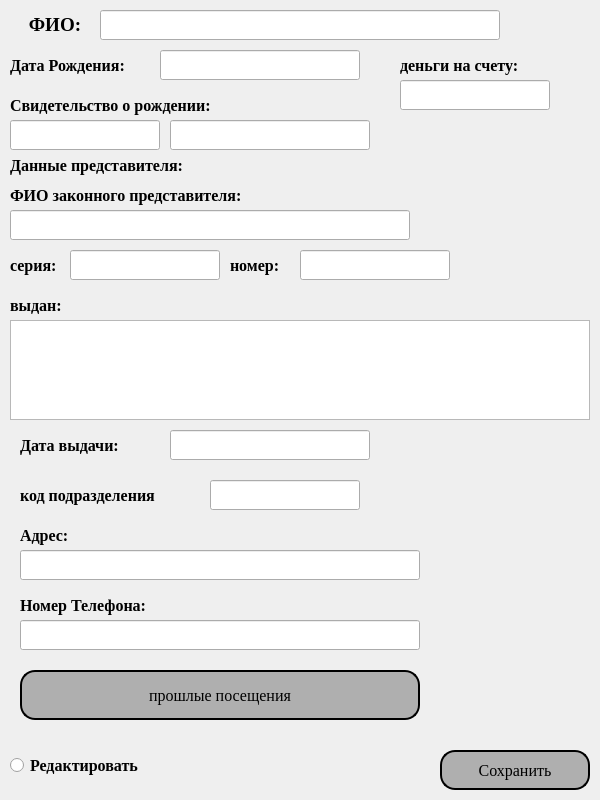
<?xml version="1.0" encoding="UTF-8"?>
<ui version="4.0">
 <class>Form</class>
 <widget class="QWidget" name="Form">
  <property name="geometry">
   <rect>
    <x>0</x>
    <y>0</y>
    <width>600</width>
    <height>800</height>
   </rect>
  </property>
  <property name="windowTitle">
   <string>Form</string>
  </property>
  <widget class="QLineEdit" name="ledit_FIO">
   <property name="geometry">
    <rect>
     <x>100</x>
     <y>10</y>
     <width>400</width>
     <height>30</height>
    </rect>
   </property>
   <property name="font">
    <font>
     <family>Times New Roman</family>
     <pointsize>12</pointsize>
    </font>
   </property>
   <property name="text">
    <string/>
   </property>
   <property name="dragEnabled">
    <bool>false</bool>
   </property>
   <property name="readOnly">
    <bool>false</bool>
   </property>
  </widget>
  <widget class="QLineEdit" name="birthday_ledit">
   <property name="geometry">
    <rect>
     <x>160</x>
     <y>50</y>
     <width>200</width>
     <height>30</height>
    </rect>
   </property>
   <property name="font">
    <font>
     <family>Times New Roman</family>
     <pointsize>12</pointsize>
    </font>
   </property>
  </widget>
  <widget class="QLabel" name="label">
   <property name="geometry">
    <rect>
     <x>10</x>
     <y>10</y>
     <width>90</width>
     <height>30</height>
    </rect>
   </property>
   <property name="font">
    <font>
     <family>Times New Roman</family>
     <pointsize>14</pointsize>
     <weight>75</weight>
     <bold>true</bold>
    </font>
   </property>
   <property name="text">
    <string>ФИО:</string>
   </property>
   <property name="alignment">
    <set>Qt::AlignCenter</set>
   </property>
  </widget>
  <widget class="QLabel" name="label_2">
   <property name="geometry">
    <rect>
     <x>10</x>
     <y>50</y>
     <width>150</width>
     <height>30</height>
    </rect>
   </property>
   <property name="font">
    <font>
     <family>Times New Roman</family>
     <pointsize>12</pointsize>
     <weight>75</weight>
     <bold>true</bold>
    </font>
   </property>
   <property name="text">
    <string>Дата Рождения:</string>
   </property>
  </widget>
  <widget class="QLabel" name="label_3">
   <property name="geometry">
    <rect>
     <x>10</x>
     <y>90</y>
     <width>300</width>
     <height>30</height>
    </rect>
   </property>
   <property name="font">
    <font>
     <family>Times New Roman</family>
     <pointsize>12</pointsize>
     <weight>75</weight>
     <bold>true</bold>
    </font>
   </property>
   <property name="text">
    <string>Свидетельство о рождении:</string>
   </property>
  </widget>
  <widget class="QLineEdit" name="ledit_parents_FIO">
   <property name="geometry">
    <rect>
     <x>10</x>
     <y>210</y>
     <width>400</width>
     <height>30</height>
    </rect>
   </property>
   <property name="font">
    <font>
     <family>Times New Roman</family>
     <pointsize>12</pointsize>
    </font>
   </property>
   <property name="text">
    <string/>
   </property>
  </widget>
  <widget class="QLabel" name="label_4">
   <property name="geometry">
    <rect>
     <x>10</x>
     <y>180</y>
     <width>300</width>
     <height>30</height>
    </rect>
   </property>
   <property name="font">
    <font>
     <family>Times New Roman</family>
     <pointsize>12</pointsize>
     <weight>75</weight>
     <bold>true</bold>
    </font>
   </property>
   <property name="text">
    <string>ФИО законного представителя:</string>
   </property>
  </widget>
  <widget class="QRadioButton" name="redactor_rbtn">
   <property name="geometry">
    <rect>
     <x>10</x>
     <y>740</y>
     <width>300</width>
     <height>50</height>
    </rect>
   </property>
   <property name="font">
    <font>
     <family>Times New Roman</family>
     <pointsize>12</pointsize>
     <weight>75</weight>
     <bold>true</bold>
    </font>
   </property>
   <property name="text">
    <string>Редактировать</string>
   </property>
  </widget>
  <widget class="QLabel" name="label_5">
   <property name="geometry">
    <rect>
     <x>20</x>
     <y>520</y>
     <width>300</width>
     <height>30</height>
    </rect>
   </property>
   <property name="font">
    <font>
     <family>Times New Roman</family>
     <pointsize>12</pointsize>
     <weight>75</weight>
     <bold>true</bold>
    </font>
   </property>
   <property name="text">
    <string>Адрес:</string>
   </property>
  </widget>
  <widget class="QLineEdit" name="ledit_address">
   <property name="geometry">
    <rect>
     <x>20</x>
     <y>550</y>
     <width>400</width>
     <height>30</height>
    </rect>
   </property>
   <property name="font">
    <font>
     <family>Times New Roman</family>
     <pointsize>12</pointsize>
    </font>
   </property>
   <property name="text">
    <string/>
   </property>
  </widget>
  <widget class="QLabel" name="label_6">
   <property name="geometry">
    <rect>
     <x>20</x>
     <y>590</y>
     <width>300</width>
     <height>30</height>
    </rect>
   </property>
   <property name="font">
    <font>
     <family>Times New Roman</family>
     <pointsize>12</pointsize>
     <weight>75</weight>
     <bold>true</bold>
    </font>
   </property>
   <property name="text">
    <string>Номер Телефона:</string>
   </property>
  </widget>
  <widget class="QLineEdit" name="ledit_phoneNumb">
   <property name="geometry">
    <rect>
     <x>20</x>
     <y>620</y>
     <width>400</width>
     <height>30</height>
    </rect>
   </property>
   <property name="font">
    <font>
     <family>Times New Roman</family>
     <pointsize>12</pointsize>
    </font>
   </property>
   <property name="text">
    <string/>
   </property>
  </widget>
  <widget class="QPushButton" name="SaveInfoBtn">
   <property name="geometry">
    <rect>
     <x>440</x>
     <y>750</y>
     <width>150</width>
     <height>40</height>
    </rect>
   </property>
   <property name="font">
    <font>
     <family>Times New Roman</family>
     <pointsize>12</pointsize>
    </font>
   </property>
   <property name="styleSheet">
    <string notr="true">background-color:rgb(175, 175, 175);
border-radius: 15px;
border-color: black;
border-style: outset;
border-width: 2px;
border-radius: 15px;</string>
   </property>
   <property name="text">
    <string>Сохранить</string>
   </property>
  </widget>
  <widget class="QLineEdit" name="birthCertificateText1">
   <property name="geometry">
    <rect>
     <x>10</x>
     <y>120</y>
     <width>150</width>
     <height>30</height>
    </rect>
   </property>
   <property name="font">
    <font>
     <family>Times New Roman</family>
     <pointsize>12</pointsize>
     <weight>50</weight>
     <bold>false</bold>
    </font>
   </property>
  </widget>
  <widget class="QLineEdit" name="birthCertificateText2">
   <property name="geometry">
    <rect>
     <x>170</x>
     <y>120</y>
     <width>200</width>
     <height>30</height>
    </rect>
   </property>
   <property name="font">
    <font>
     <family>Times New Roman</family>
     <pointsize>12</pointsize>
     <weight>50</weight>
     <bold>false</bold>
    </font>
   </property>
  </widget>
  <widget class="QLabel" name="label_7">
   <property name="geometry">
    <rect>
     <x>10</x>
     <y>150</y>
     <width>300</width>
     <height>30</height>
    </rect>
   </property>
   <property name="font">
    <font>
     <family>Times New Roman</family>
     <pointsize>12</pointsize>
     <weight>75</weight>
     <bold>true</bold>
    </font>
   </property>
   <property name="text">
    <string>Данные представителя:</string>
   </property>
  </widget>
  <widget class="QLabel" name="label_8">
   <property name="geometry">
    <rect>
     <x>10</x>
     <y>250</y>
     <width>60</width>
     <height>30</height>
    </rect>
   </property>
   <property name="font">
    <font>
     <family>Times New Roman</family>
     <pointsize>12</pointsize>
     <weight>75</weight>
     <bold>true</bold>
    </font>
   </property>
   <property name="text">
    <string>серия:</string>
   </property>
  </widget>
  <widget class="QLineEdit" name="PasportSeria">
   <property name="geometry">
    <rect>
     <x>70</x>
     <y>250</y>
     <width>150</width>
     <height>30</height>
    </rect>
   </property>
   <property name="font">
    <font>
     <family>Times New Roman</family>
     <pointsize>12</pointsize>
    </font>
   </property>
  </widget>
  <widget class="QLabel" name="label_9">
   <property name="geometry">
    <rect>
     <x>230</x>
     <y>250</y>
     <width>75</width>
     <height>30</height>
    </rect>
   </property>
   <property name="font">
    <font>
     <family>Times New Roman</family>
     <pointsize>12</pointsize>
     <weight>75</weight>
     <bold>true</bold>
    </font>
   </property>
   <property name="text">
    <string>номер:</string>
   </property>
  </widget>
  <widget class="QLineEdit" name="PasportNumb">
   <property name="geometry">
    <rect>
     <x>300</x>
     <y>250</y>
     <width>150</width>
     <height>30</height>
    </rect>
   </property>
   <property name="font">
    <font>
     <family>Times New Roman</family>
     <pointsize>12</pointsize>
    </font>
   </property>
  </widget>
  <widget class="QLabel" name="label_10">
   <property name="geometry">
    <rect>
     <x>10</x>
     <y>290</y>
     <width>75</width>
     <height>30</height>
    </rect>
   </property>
   <property name="font">
    <font>
     <family>Times New Roman</family>
     <pointsize>12</pointsize>
     <weight>75</weight>
     <bold>true</bold>
    </font>
   </property>
   <property name="text">
    <string>выдан:</string>
   </property>
  </widget>
  <widget class="QTextEdit" name="whereGot">
   <property name="geometry">
    <rect>
     <x>10</x>
     <y>320</y>
     <width>580</width>
     <height>100</height>
    </rect>
   </property>
   <property name="font">
    <font>
     <family>Times New Roman</family>
     <pointsize>12</pointsize>
     <weight>75</weight>
     <bold>true</bold>
    </font>
   </property>
  </widget>
  <widget class="QLabel" name="label_11">
   <property name="geometry">
    <rect>
     <x>20</x>
     <y>430</y>
     <width>150</width>
     <height>30</height>
    </rect>
   </property>
   <property name="font">
    <font>
     <family>Times New Roman</family>
     <pointsize>12</pointsize>
     <weight>75</weight>
     <bold>true</bold>
    </font>
   </property>
   <property name="text">
    <string>Дата выдачи:</string>
   </property>
  </widget>
  <widget class="QLineEdit" name="gettingData">
   <property name="geometry">
    <rect>
     <x>170</x>
     <y>430</y>
     <width>200</width>
     <height>30</height>
    </rect>
   </property>
   <property name="font">
    <font>
     <family>Times New Roman</family>
     <pointsize>12</pointsize>
    </font>
   </property>
  </widget>
  <widget class="QLineEdit" name="sectionPoz">
   <property name="geometry">
    <rect>
     <x>210</x>
     <y>480</y>
     <width>150</width>
     <height>30</height>
    </rect>
   </property>
   <property name="font">
    <font>
     <family>Times New Roman</family>
     <pointsize>12</pointsize>
    </font>
   </property>
  </widget>
  <widget class="QLabel" name="label_12">
   <property name="geometry">
    <rect>
     <x>20</x>
     <y>480</y>
     <width>200</width>
     <height>30</height>
    </rect>
   </property>
   <property name="font">
    <font>
     <family>Times New Roman</family>
     <pointsize>12</pointsize>
     <weight>75</weight>
     <bold>true</bold>
    </font>
   </property>
   <property name="text">
    <string>код подразделения</string>
   </property>
  </widget>
  <widget class="QPushButton" name="btn_seances">
   <property name="geometry">
    <rect>
     <x>20</x>
     <y>670</y>
     <width>400</width>
     <height>50</height>
    </rect>
   </property>
   <property name="font">
    <font>
     <family>Times New Roman</family>
     <pointsize>12</pointsize>
    </font>
   </property>
   <property name="styleSheet">
    <string notr="true">background-color:rgb(175, 175, 175);
border-radius: 15px;
border-color: black;
border-style: outset;
border-width: 2px;
border-radius: 15px;</string>
   </property>
   <property name="text">
    <string>прошлые посещения</string>
   </property>
  </widget>
  <widget class="QLabel" name="label_13">
   <property name="geometry">
    <rect>
     <x>400</x>
     <y>50</y>
     <width>150</width>
     <height>30</height>
    </rect>
   </property>
   <property name="font">
    <font>
     <family>Times New Roman</family>
     <pointsize>12</pointsize>
     <weight>75</weight>
     <bold>true</bold>
    </font>
   </property>
   <property name="text">
    <string>деньги на счету:</string>
   </property>
  </widget>
  <widget class="QLineEdit" name="moneyOnProfile">
   <property name="geometry">
    <rect>
     <x>400</x>
     <y>80</y>
     <width>150</width>
     <height>30</height>
    </rect>
   </property>
   <property name="font">
    <font>
     <pointsize>12</pointsize>
    </font>
   </property>
  </widget>
 </widget>
 <resources/>
 <connections/>
</ui>
